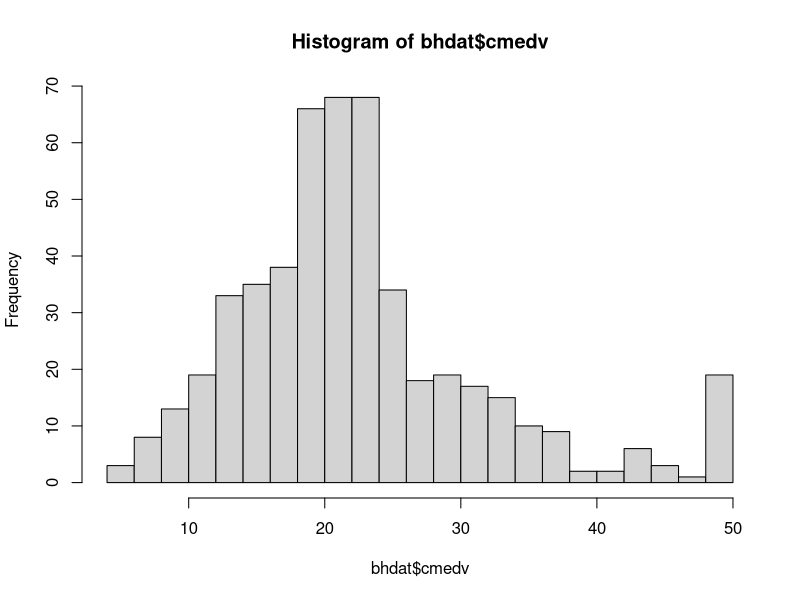
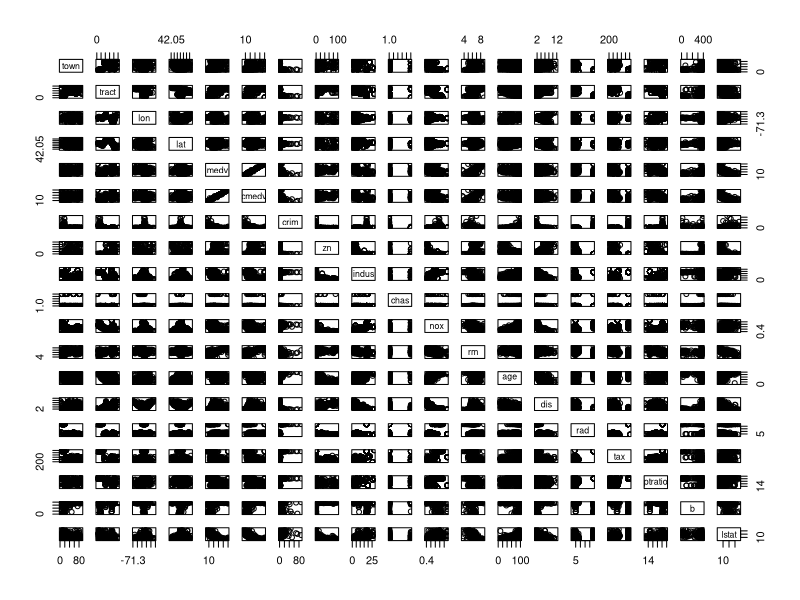

These charts were generated, in order, by the following R code:
#------------------------------------------------------------------------
# Title: Model Selection with Boston Housing Data
# Author: William Murrah
# Description: Model selection with Information Theory
# Created: Thursday, 07 December 2023
# R version: R version 4.3.2 (2023-10-31)
# Project(working) directory: /Users/wmm0017/Projects/Books/RegressionModelingBook
#------------------------------------------------------------------------
  
data(BostonHousing2, package = "mlbench")
bhdat <- BostonHousing2
names(bhdat)
?bhdat
?mlbench::BostonHousing2

hist(bhdat$cmedv, breaks = "fd")

pairs(bhdat)

table(bhdat$town)
